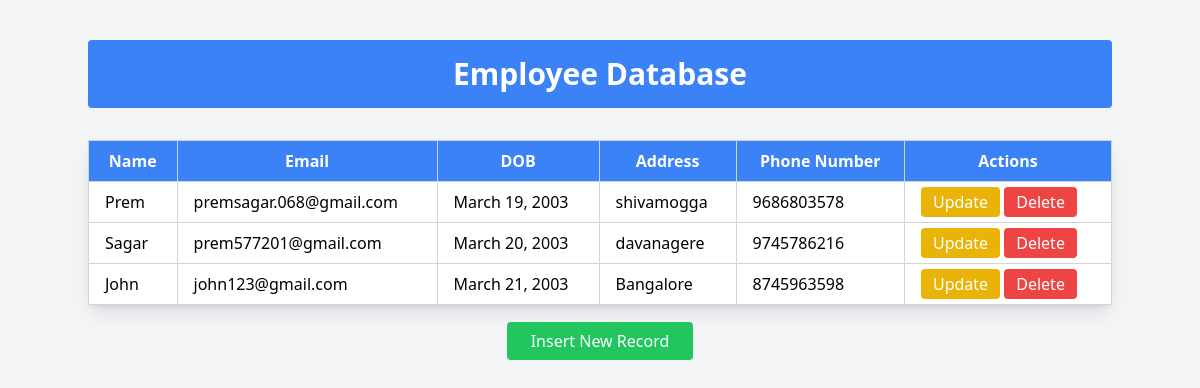
The app's page /, older data.
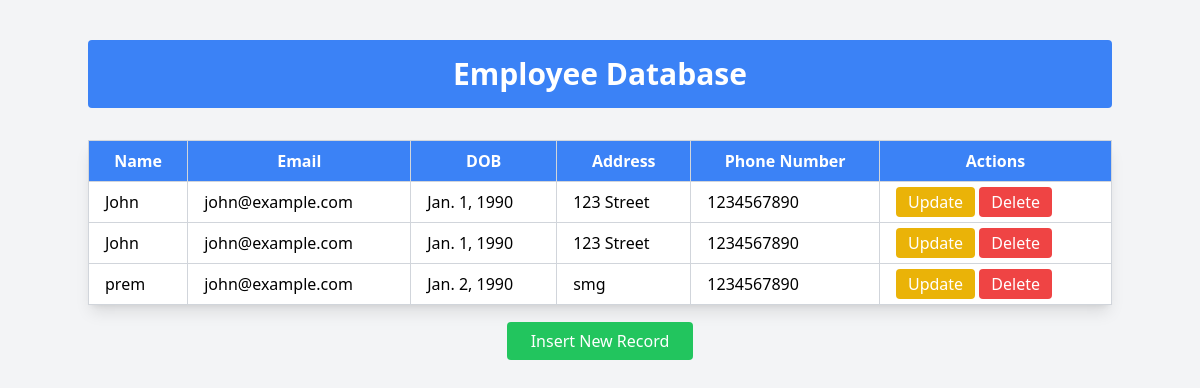
The same page, newer data.
### myapp/models.py (models this page shows, shortened)
class Employee(models.Model):
    name=models.CharField(max_length=30)
    email=models.EmailField()
    dob=models.DateField()
    phno=models.IntegerField()
    addr=models.CharField(max_length=30)

### myapp/views.py (the view)
# urls.py: path('',display),
def display(request):
    s=Employee.objects.all()
    d={'emp':s}
    return render(request,"index.html",d)

### myapp/templates/index.html (shortened to what this page needs)
{% load static %}
<!DOCTYPE html>
<html lang="en">
<head>
    <script src="https://cdn.tailwindcss.com"></script>
</head>
<body class="bg-gray-100">
    {% if delete %}
    <div class="flex items-center justify-center min-h-screen">
        <div class="bg-white shadow-lg rounded-lg p-8">
            <h1 class="text-2xl font-bold text-red-600 mb-4">Do you want to delete {{ student.name }}?</h1>
            <form method="post" class="flex space-x-4">
                {% csrf_token %}
                <button type="submit" class="bg-red-500 text-white px-4 py-2 rounded hover:bg-red-600">Delete</button>
                <a href="/" class="bg-gray-300 text-gray-700 px-4 py-2 rounded hover:bg-gray-400">Cancel</a>
            </form>
        </div>
    </div>
    {% else %}
    <div class="container mx-auto py-10">
        <h1 class="text-3xl font-bold text-center text-white bg-blue-500 py-4 rounded">Employee Database</h1>
        <div class="mt-8">
            <table class="table-auto w-full border-collapse border border-gray-300 shadow-lg">
                <thead>
                    <tr class="bg-blue-500 text-white">
                        <th class="border border-gray-300 px-4 py-2">Name</th>
                        <th class="border border-gray-300 px-4 py-2">Email</th>
                        <th class="border border-gray-300 px-4 py-2">DOB</th>
                        <th class="border border-gray-300 px-4 py-2">Address</th>
                        <th class="border border-gray-300 px-4 py-2">Phone Number</th>
                        <th class="border border-gray-300 px-4 py-2">Actions</th>
                    </tr>
                </thead>
                <tbody>
                    {% for i in emp %}
                    <tr class="bg-white hover:bg-gray-100">
                        <td class="border border-gray-300 px-4 py-2">{{ i.name }}</td>
                        <td class="border border-gray-300 px-4 py-2">{{ i.email }}</td>
                        <td class="border border-gray-300 px-4 py-2">{{ i.dob }}</td>
                        <td class="border border-gray-300 px-4 py-2">{{ i.addr }}</td>
                        <td class="border border-gray-300 px-4 py-2">{{ i.phno }}</td>
                        <td class="border border-gray-300 px-4 py-2">
                            <a href="/update/{{ i.id }}" class="bg-yellow-500 text-white px-3 py-1 rounded hover:bg-yellow-600">Update</a>
                            <a href="/delete/{{ i.id }}" class="bg-red-500 text-white px-3 py-1 rounded hover:bg-red-600">Delete</a>
                        </td>
                    </tr>
                    {% endfor %}
                </tbody>
            </table>
        </div>
        <div class="mt-6 text-center">
            <a href="/insert/" class="bg-green-500 text-white px-6 py-2 rounded hover:bg-green-600">Insert New Record</a>
        </div>
    </div>
    {% endif %}
</body>
</html>

Row changes from the older to the newer data that the page shows:
removed Employee: name "Prem", email "premsagar.068@gmail.com", dob "March 19, 2003", addr "shivamogga", phno "9686803578"
removed Employee: name "Sagar", email "prem577201@gmail.com", dob "March 20, 2003", addr "davanagere", phno "9745786216"
removed Employee: name "John", email "john123@gmail.com", dob "March 21, 2003", addr "Bangalore", phno "8745963598"
added Employee: name "John", email "john@example.com", dob "Jan. 1, 1990", addr "123 Street", phno "1234567890"
added Employee: name "John", email "john@example.com", dob "Jan. 1, 1990", addr "123 Street", phno "1234567890"
added Employee: name "prem", email "john@example.com", dob "Jan. 2, 1990", addr "smg", phno "1234567890"
